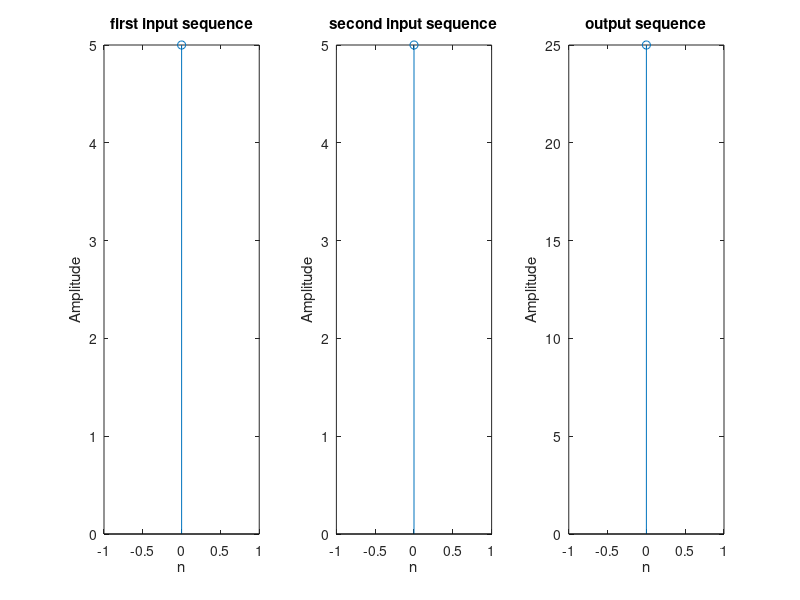

Write MATLAB code to recreate this figure.
clc;
clear all;
close all;
x=input('Enter the first input sequence x(n):');
h=input('Enter the second input sequence h(n):');
n1=length(x);
n2=length(h);
n=n1+n2-1;
X=fft(x,n);
H=fft(h,n);
Y=X.*H;
y=ifft(Y);
disp('linear convolution output is:');
disp(y);
t1=0:n1-1;
subplot(1,3,1);
stem(t1,x);
xlabel('n');
ylabel('Amplitude');
title('first input sequence');
t2=0:n2-1;
subplot(1,3,2);
stem(t2,h);
xlabel('n');
ylabel('Amplitude');
title('second input sequence');
t=0:1:n-1;
subplot(1,3,3);
stem(t,y);
xlabel('n');
ylabel('Amplitude');
title('output sequence');
